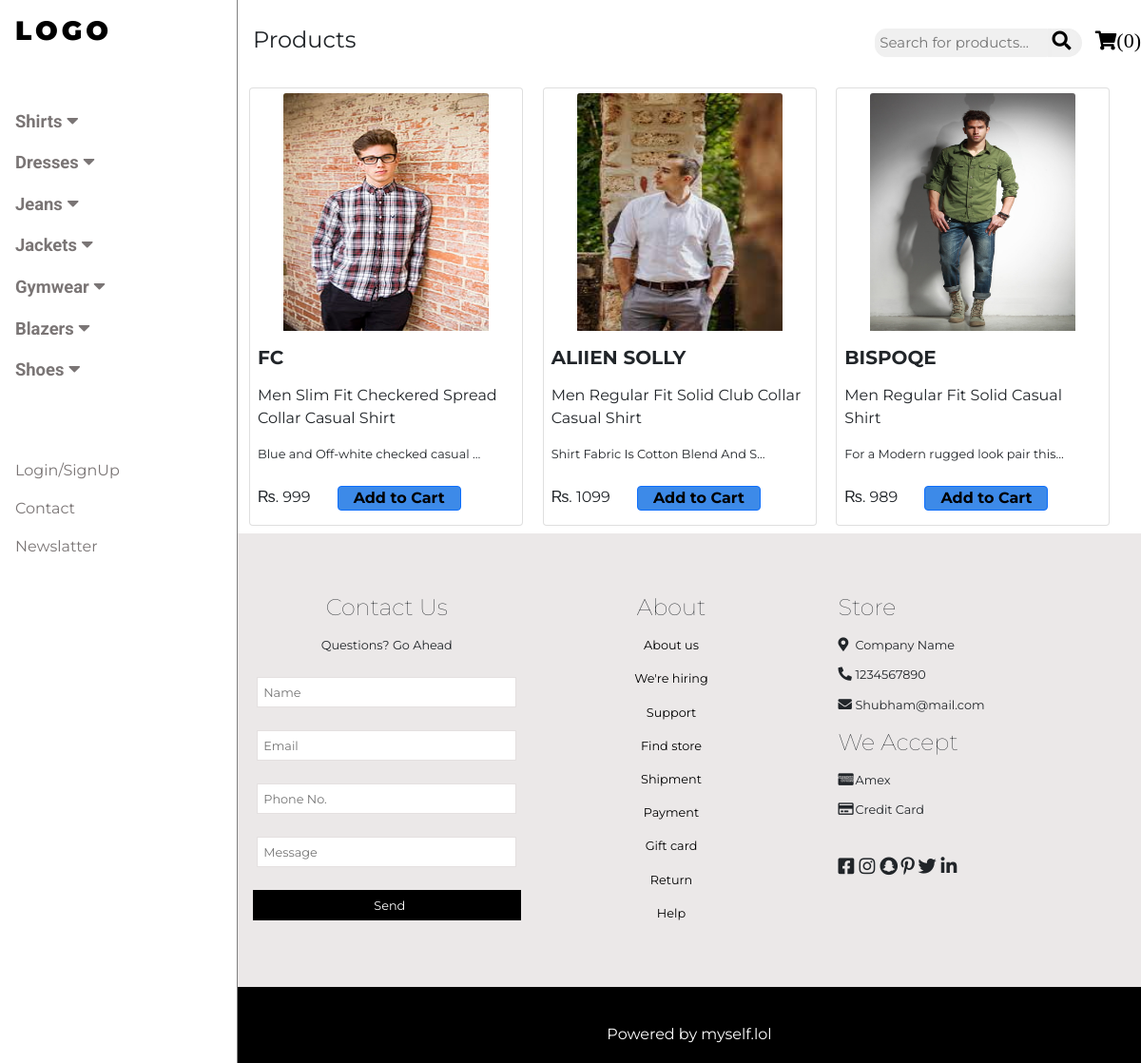
The app's page /prodview/Casual-Shirts/ with its own data.
### shop/models.py (models this page shows, shortened)
class product(models.Model):
    category=[('Shirts','Shirts'),('Jeans','Jeans'),('Jackets','Jackets'),('Gymwear','Gymwear'),('Blazers','Blazers'),('Shoes','Shoes')]
    subcategory=[('CasualShirts','Casual Shirt'),('FormalShirts','Formal Shirt'),('Skinny','Skinny'),('Regular','Regular'),('Slim','Slim'),('CasualShoes','Casual Shoes'),('SportShoes','Sport Shoes'),('FormalShoes','Formal Shoes')]
    Proid=models.IntegerField(primary_key=True)
    brand=models.CharField(max_length=20)
    name=models.CharField(max_length=50)
    cat=models.CharField(choices=category,max_length=7)
    subcat=models.CharField(choices=subcategory,max_length=12)
    desc=models.TextField(max_length=300)
    price=models.IntegerField()
    image=models.ImageField(upload_to='IMG/products/')

### shop/views.py (the view)
# urls.py: path("prodview/<slug:slug>/",views.prodview,name='prodview'),
def prodview(request,slug):
    products={}
    if(slug=='all'):
        allproduct=product.objects.all()
        allproduct=list(allproduct)
        random.shuffle(allproduct)
    else:
        slug=slug.split('-')
        allproduct=product.objects.filter(cat=slug[1],subcat__icontains=slug[0])
        allproduct=list(allproduct)
        random.shuffle(allproduct)
    products={'allproduct':allproduct}
    return render(request,'prodview.html',products)

### shop/templates/prodview.html (shortened to what this page needs)
{% extends 'base.html' %}
{% block pagename %}Products{% endblock pagename %}
{% block body %}
{% load static %}
<div class="container">
    <div class="row row-cols-3 w-100">
        {% if allproduct %}
        {% for prod in allproduct %}
        <div class="col">
            <div class="card px-2 my-2" style="width: 18rem;">
                <a href="/proddetails/{{prod.Proid}}/" class="m-auto" style="width: 80%;"><img
                        src="/media/{{prod.image}}" class="card-img-top" alt="..."
                        style="width:100%;height: 250px;margin-top:5px"></a>
                <div class="card-body p-0">
                    <h5 id="brandnameb{{prod.Proid}}" class="card-title fw-bold my-3">{{prod.brand}}</h5>
                    <p class="card-text m-0" id="prodnameb{{prod.Proid}}" style="font-size: 1rem!important;height:3rem">{{prod.name}}</p>
                    <p class="card-text mt-3 mb-2" style="font-size: 0.8rem!important;">{{prod.desc|truncatechars:35}}
                    </p>
                    <p style="display: inline-block" class="itemprice">&#8360;. <span id="priceb{{prod.Proid}}">{{prod.price}}</span></p>
                    <span id="newb{{prod.Proid}}" class="newb"><button id="b{{prod.Proid}}"
                            class="fw-bold btn-primary btn mx-4 addcart"
                            style="display: inline-block;background-color: rgb(61,138,232);color: black;height: max-content;">Add
                            to Cart</button></span>
                </div>
            </div>
        </div>
        {% endfor %}
        {% else %}
        <p class="txt mt-4" style="height:300px;">Sorry... products did not found...</p>
        {% endif %}
    </div>
</div>
{% endblock body %}

### shop/templates/base.html (shortened to what this page needs)
<!DOCTYPE html>
<html lang="en">
{% load static %}
<head>
    <link href="https://cdn.jsdelivr.net/npm/bootstrap@5.0.0-beta3/dist/css/bootstrap.min.css" rel="stylesheet">
    <link rel="stylesheet" href="{% static 'webfonts/all.min.css' %}">
    <link rel="stylesheet" href="{% static 'CSS/Code.css/' %}">
    <link rel="stylesheet" href="{% static 'CSS/media.css' %}">
</head>
<body style="max-width: 1200px; margin: auto;">
    <div class="main">
        <nav class="side">
            <div class="logo">
                <a href="/">
                    <h3>LOGO</h3>
                </a>
            </div>
            <div class="menu" id="menuu">
                <a class="cat" id="sh" onclick='coll("shirts","sh");'>Shirts <i class="fas fa-caret-down"></i></a>
                <a class="cat">Dresses <i class="fas fa-caret-down"></i></a>
                <a class="cat" id="je" onclick='coll("jeans","je");'>Jeans <i class="fas fa-caret-down"></i></a>
                <a class="cat" id="ja" onclick='coll("jackets","ja");'>Jackets <i class="fas fa-caret-down"></i></a>
                <a class="cat" id="gy" onclick='coll("gymwear","gy");'>Gymwear <i class="fas fa-caret-down"></i></a>
                <a class="cat">Blazers <i class="fas fa-caret-down"></i></a>
                <a class="cat" id="sho" onclick='coll("shoes","sho");'>Shoes <i class="fas fa-caret-down"></i></a>
            </div>
            {% if user.is_authenticated %}
            <a class="bottom" href="/myorders/" role="button">My Orders</a>
            {% else %}
            <a class="bottom" data-bs-toggle="modal" href="#login_user" role="button">Login/SignUp</a>
            {% endif %}
            <a href="#cont" class="bottom">Contact</a>
            <a href="#" class="bottom">Newslatter</a>
        </nav>
        <div class="page">
            <div class="header">
                <p style="display: block;float: left;" class="pagename">{% block pagename %}{% endblock pagename %}</p>
                <div class="my-4 searchbar" style="display: inline-block;float: right;width: max-content;">
                    <div style="display: inline-block;width: max-content;" class="searchbar1">
                    <form action="/search/" method="GET">
                        <input name="search" type="search" placeholder="Search for products..." class="search"><button type="submit" style="font-size: 0;border:none;
                        border-bottom-right-radius: 20px;border-top-right-radius: 20px;
                    "><i class="fas fa-search mx-1"></i></button>
                    </form>
                </div>
                    <a href="/cart" class="cartlink"><i class="fas fa-shopping-cart"
                            style="margin-left: 8px;color: black;"><span
                                style="color: black;font-size: 110%;font-family: 'Times New Roman', Times, serif;font-weight: 500;"
                                id="cartnum"></span></i>
                    </a>
                </div>
            </div>
            {% block body %}{% endblock body %}
            <div class="more">
                <div class="contact" id="cont">
                    <p class="txt1">Contact Us</p>
                    <p class="txt2">Questions? Go Ahead</p>
                    <form action="contact" name="myform" onsubmit="return validate();" method="POST">{% csrf_token %}
                        <input type="text" class="form" placeholder="Name" name="name" required>
                        <input type="text" class="form" placeholder="Email" name="mail" required>
                        <input type="text" class="form" placeholder="Phone No." name="phone">
                        <input type="text" class="form" placeholder="Message" name="message" required>
                        <input type="submit" class="send form" value="Send">
                    </form>
                </div>
                <div class="about">
                    <p class="txt1">About</p>
                    <a href="#" class="txt2">About us</a>
                    <a href="#" class="txt2">We're hiring</a>
                    <a href="#" class="txt2">Support</a>
                    <a href="#" class="txt2">Find store</a>
                    <a href="#" class="txt2">Shipment</a>
                    <a href="#" class="txt2">Payment</a>
                    <a href="#" class="txt2">Gift card</a>
                    <a href="#" class="txt2">Return</a>
                    <a href="#" class="txt2">Help</a>
                </div>
                <div class="store">
                    <p class="txt1">Store</p>
                    <p class="txt2"><i class="fas fa-map-marker-alt icon"></i>Company Name</p>
                    <p class="txt2"><i class="fas fa-phone-alt icon"></i>1234567890</p>
                    <p class="txt2"><i class="fas fa-envelope icon"></i>Shubham@mail.com</p>
                    <p class="txt1">We Accept</p>
                    <p class="txt2"><i class="fab fa-cc-amex icon"></i>Amex</p>
                    <p class="txt2"><i class="far fa-credit-card icon"></i>Credit Card</p>
                    <p class="icon2"><i class="fab fa-facebook-square"></i><i class="fab fa-instagram"></i><i
                            class="fab fa-snapchat"></i><i class="fab fa-pinterest-p"></i><i
                            class="fab fa-twitter adjust"></i><i class="fab fa-linkedin-in"></i></p>
                </div>
            </div>
            <div class="footer">
                <p>Powered by myself.lol</p>
            </div>
        </div>
    </div>
</body>
</html>

### shop/static/CSS/Code.css (style rules this page uses)
* { margin: 0; padding: 0; }
html, body { font-family: "Montserrat", sans-serif; font-size: 1rem; line-height: 1.5; }
.side { width: 250px; display: flex; }
a { color: black; }
a:link,a:visited { text-decoration: none; color: black; color: rgb(122, 117, 117); }
.logo { padding: 16px!important; letter-spacing:4px ; display: inline-block; }
.logo a h3 { font-weight:999; color: black; font-family: "Montserrat", sans-serif; }
.side { display: block; width: 250px; position: fixed; height: 100%; overflow: auto; border-right:1px solid gray; }
.menu { padding: 32px 0 64px 0; display: flex; flex-direction: column; }
.cat { display: block; font-size: 1.15rem; font-family: 'Roboto', sans-serif; text-decoration: none; color: rgb(122, 117, 117); font-weight: bold; padding: 8px 16px; }
.bottom { display: block; text-decoration: none; color: black; padding: 8px 16px; }
.page { margin-left: 250px; box-sizing: border-box; }
.header { font-size: 1.5rem; height: 84px; padding: 0.24px 0 0 16px; }
p { display: block; margin-block-start: 1em; margin-block-end: 1em; margin-inline-start: 0px; margin-inline-end: 0px; }
i { font-size: 20px; padding-top: 2px; cursor: pointer; }
.search { height: 30px; width: auto; text-align: center; font-size: 15px; border-top-left-radius: 12px; border-bottom-left-radius: 12px; border: 1px solid rgb(240, 240, 240); background-color: rgb(240, 240, 240); }
.fa-search { border: 1px solid rgb(240, 240, 240); background-color: rgb(240, 240, 240); border-top-right-radius: 12px; border-bottom-right-radius: 12px; padding:2px 6px 6px 0; }
.btn { display: block; width: 130px; height: 50px; margin: 15px 0; background-color: black; padding: 0!important; }
.more { display: flex; padding: 20px 0; background-color: rgb(235, 232, 232); }
.contact { padding: 32px 16px; width: 33%; text-align: center; }
.form { margin: 12px 0px; width: 97%; height: 32px; font-size: 0.8rem; padding-left: 6px; border: 1px solid rgb(228, 224, 224); }
.txt1 { margin: 8px 0px; font-size: 1.5rem; font-weight:lighter; }
.txt2 { margin: 12px 0px; font-size: 0.8rem; word-wrap: normal; }
.send { width: 100%; background-color: black; color: white; border: none; }
.about { padding: 32px 0px; width: 30%; text-align: center; }
.about a { margin-bottom: 16px; display: block; color: black; }
.store { padding: 32px 33px; width: 30%; }
.icon { font-size: 0.9rem; width: 18px; }
.icon2 i { margin-top: 22px; font-size: 1.2rem; width: 22px; }
.adjust { margin-left: -4px; margin-right: 2px; }
.footer { margin: 0; width: 100%; height: 80px; background-color: black; color: white; padding: 22px 0 }
.footer p { text-align: center; vertical-align: middle; }

### records on screen
product: image (picture), brand "FC", name "Men Slim Fit Checkered Spread Collar Casual Shirt", desc "Blue and Off-white checked casual …", price "999"
product: image (picture), brand "ALIIEN SOLLY", name "Men Regular Fit Solid Club Collar Casual Shirt", desc "Shirt Fabric Is Cotton Blend And S…", price "1099"
product: image (picture), brand "BISPOQE", name "Men Regular Fit Solid Casual Shirt", desc "For a Modern rugged look pair this…", price "989"
